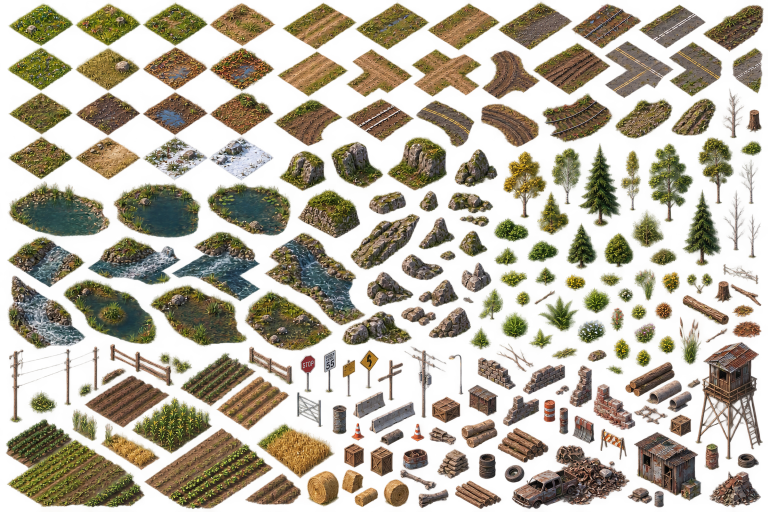
#> input picture assets/art/terrain/terrain_asset_sheet_02.png, 1536 x 1024 px (shown at 1/2 size)
$ python reextract_terrain_sheet_02.py
#> lines starting #> are read from the running program, lines starting #| are printed output that depends on the picture
"""Rebuild terrain-sheet-02 derivatives from the immutable source artwork.

The legacy pass used rectangular crops.  This pass locates each derivative in
the original sheet, selects its high-confidence foreground component, restores
the source antialiasing around that component, and writes back to the same
stable path.  Explicit recipes cover multi-part assets and old mislabeled
rectangles.  No source sheet is modified.
"""

from __future__ import annotations

from collections import Counter
from pathlib import Path
import shutil

import numpy as np
from PIL import Image
from scipy import ndimage


ROOT = Path(__file__).resolve().parents[2]
SOURCE_PATH = ROOT / "assets/art/terrain/terrain_asset_sheet_02.png"
SOURCE = np.asarray(Image.open(SOURCE_PATH).convert("RGBA"))
#> SOURCE is the input picture: shape (1024, 1536, 4); mean R, G, B, A 106, 92.3, 58.9, 119.8
WEIGHTS = np.array([1, 256, 65536, 16777216], dtype=np.uint32)

NAMES = set("""wildflower_grass_02 mushroom_meadow_01 mixed_grass_03 sparse_ground_02 meadow_flowers_03 dry_grass_rock_01 muddy_ground_02 forest_floor_02 ploughed_rows_02 ploughed_curve_01 rocky_ground_03 stone_outcrop_ground_01 dirt_ruts_02 wet_track_01 dirt_lane_02 gravel_road_02 asphalt_straight_02 forest_track_02 dirt_straight_03 dirt_crossroads_01 dirt_junction_01 dirt_curve_01 asphalt_intersection_01 asphalt_curve_01 asphalt_edge_01 asphalt_bend_01 muddy_curve_01 rail_straight_01 rail_grass_straight_01 rail_curve_01 autumn_puddle_01 berry_puddle_01 mud_puddle_02 pond_reeds_01 pond_deep_01 pond_lilies_01 river_rapids_straight_01 river_rapids_rocks_01 river_rapids_curve_01 creek_rapids_01 marsh_pond_01 marsh_pond_02 cliff_rock_01 cliff_rock_02 cliff_rock_03 cliff_rock_04 boulder_cluster_03 rock_slab_01 deciduous_autumn_01 birch_01 pine_02 birch_young_01 deciduous_02 dead_tree_02 pine_03 young_deciduous_02 young_pine_02 dead_tree_young_01 shrub_03 shrub_yellow_01 fern_03 reeds_01 reeds_02 flowers_blue_01 flowers_red_01 barbed_fence_01 gate_01 wood_gate_02 crop_rows_green_01 crop_rows_mixed_01 corn_rows_01 corn_rows_02 wheat_patch_01 hay_bale_round_01 hay_bale_square_01 stop_sign_01 speed_sign_55_01 warning_sign_01 curve_sign_01 utility_pole_01 street_light_01 concrete_barrier_01 crate_01 road_barrier_01 barrels_01 log_pile_03 concrete_pipes_01 watchtower_01 abandoned_pickup_01 scrap_pile_01 corrugated_shed_01 ruined_shed_01 timber_stack_03""".split())

# Windows and semantic seeds for assets that the old files did not actually
# point at, or whose intended art contains several independent pieces.
EXPLICIT = {
    "assets/art/props/farm/barbed_fence_01.png": ((15, 685, 175, 845), [(55, 730), (135, 725)]),
    "assets/art/props/industrial/crate_01.png": ((825, 770, 915, 860), [(865, 815)]),
    "assets/art/props/industrial/barrels_01.png": ((1075, 790, 1160, 885), [(1100, 825), (1130, 845)]),
    "assets/art/props/industrial/concrete_pipes_01.png": ((1275, 720, 1410, 830), [(1325, 770), (1380, 790)]),
    "assets/art/props/industrial/road_barrier_01.png": ((1170, 830, 1290, 935), [(1225, 875)]),
    "assets/art/props/industrial/corrugated_shed_01.png": ((1250, 875, 1410, 1010), [(1330, 900)]),
    "assets/art/props/industrial/watchtower_01.png": ((1380, 670, 1536, 960), [(1460, 750), (1460, 880)]),
    "assets/art/props/logging/log_pile_03.png": ((1210, 700, 1380, 820), [(1295, 750)]),
    "assets/art/props/roadside/concrete_barrier_01.png": ((650, 770, 870, 885), [(740, 825)]),
    "assets/art/props/roadside/street_light_01.png": ((850, 680, 940, 850), [(910, 715)]),
}

ALIASES = {
    "assets/art/props/industrial/ruined_shed_01.png": "assets/art/props/industrial/corrugated_shed_01.png",
    "assets/art/props/industrial/scrap_pile_01.png": "assets/art/props/industrial/abandoned_pickup_01.png",
    "assets/art/props/logging/timber_stack_03.png": "assets/art/props/logging/log_pile_03.png",
    "assets/art/props/roadside/rock_slab_01.png": "assets/art/props/roadside/boulder_cluster_03.png",
    "assets/art/props/roadside/curve_sign_01.png": "assets/art/props/roadside/warning_sign_01.png",
    "assets/art/vegetation/fern_03.png": "assets/art/vegetation/fern_02.png",
    "assets/art/vegetation/reeds_02.png": "assets/art/vegetation/reeds_01.png",
    "assets/art/vegetation/shrub_03.png": "assets/art/vegetation/bush_dense_02.png",
    "assets/art/vegetation/shrub_yellow_01.png": "assets/art/vegetation/bush_dense_02.png",
}
EXPLICIT_THRESHOLDS = {"assets/art/props/industrial/corrugated_shed_01.png": 245}
EXPLICIT_CUTOUTS = {"assets/art/props/industrial/corrugated_shed_01.png": [(1350, 950, 1420, 1024)]}


def source_unique_positions() -> dict[int, tuple[int, int]]:
    packed = (SOURCE.astype(np.uint32) * WEIGHTS).sum(2)
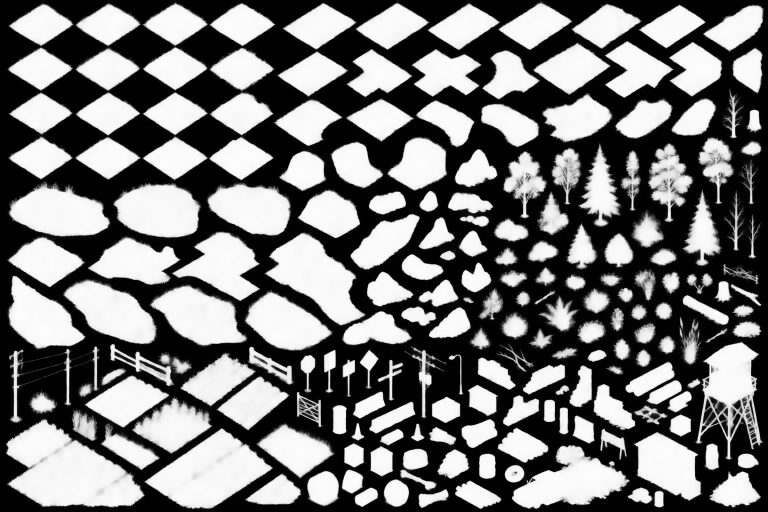
#> packed: shape (1024, 1536) uint64 (shown at 1/2 size); min 1071978, max 4.27e+09, mean 2.01e+09; drawn with min black and max white
    values, counts = np.unique(packed, return_counts=True)
    unique_values = values[counts == 1]
    locations = np.where(np.isin(packed, unique_values))
#> locations = 864552 positions, rows 0 to 1023, columns 0 to 1535
    return {int(packed[y, x]): (int(x), int(y)) for y, x in zip(*locations)}


def locate_existing(path: Path, unique: dict[int, tuple[int, int]]) -> tuple[int, int, int, int] | None:
    image = np.asarray(Image.open(path).convert("RGBA"))
    packed = (image.astype(np.uint32) * WEIGHTS).sum(2)
    offsets: list[tuple[int, int]] = []
    for y, x in zip(*np.where(image[:, :, 3] > 245)):
        location = unique.get(int(packed[y, x]))
        if location is not None:
            offsets.append((location[0] - int(x), location[1] - int(y)))
    if not offsets:
        return None
    (left, top), hits = Counter(offsets).most_common(1)[0]
    if hits < 3:
        return None
    return left, top, left + image.shape[1], top + image.shape[0]


def isolate(rect: tuple[int, int, int, int], seeds: list[tuple[int, int]] | None = None, threshold: int = 190, cutouts: list[tuple[int, int, int, int]] | None = None) -> np.ndarray:
    left, top, right, bottom = rect
    left, top = max(0, left), max(0, top)
    right, bottom = min(SOURCE.shape[1], right), min(SOURCE.shape[0], bottom)
    window = SOURCE[top:bottom, left:right].copy()
    alpha = window[:, :, 3]
    labels, count = ndimage.label(alpha >= threshold)
    selected = np.zeros(alpha.shape, dtype=bool)

    if seeds:
        for source_x, source_y in seeds:
            x, y = source_x - left, source_y - top
            label = int(labels[y, x]) if 0 <= y < labels.shape[0] and 0 <= x < labels.shape[1] else 0
            if label == 0:
                ys, xs = np.where(labels > 0)
                if len(xs):
                    nearest = int(np.argmin((xs - x) ** 2 + (ys - y) ** 2))
                    label = int(labels[ys[nearest], xs[nearest]])
            if label:
                selected |= labels == label
    else:
        center_y, center_x = (np.array(alpha.shape) - 1) / 2
        best_label, best_score = 0, -1.0
        for label in range(1, count + 1):
            ys, xs = np.where(labels == label)
            if not len(xs):
                continue
            distance = float(np.hypot(xs.mean() - center_x, ys.mean() - center_y))
            score = len(xs) / (1 + distance / max(alpha.shape))
            if score > best_score:
                best_label, best_score = label, score
        selected = labels == best_label

    selected = ndimage.binary_dilation(selected, iterations=6)
    for cut_left, cut_top, cut_right, cut_bottom in cutouts or []:
        selected[max(0,cut_top-top):max(0,cut_bottom-top),max(0,cut_left-left):max(0,cut_right-left)]=False
    window[:, :, 3] = np.where(selected, alpha, 0).astype(np.uint8)
    ys, xs = np.where(window[:, :, 3] > 0)
    if not len(xs):
        raise ValueError(f"Empty extraction for {rect}")
    crop = window[ys.min():ys.max() + 1, xs.min():xs.max() + 1]
    return np.pad(crop, ((3, 3), (3, 3), (0, 0)), mode="constant")


def save(path: Path, pixels: np.ndarray) -> None:
    path.parent.mkdir(parents=True, exist_ok=True)
    Image.fromarray(pixels, "RGBA").save(path, optimize=True)


def semantic_cleanup(relative: str, pixels: np.ndarray) -> np.ndarray:
    """Remove visually reviewed neighbors that overlap the source haze."""
    output = pixels.copy()
    height, width = output.shape[:2]
    if relative.endswith("abandoned_pickup_01.png"):
        output[:min(52,height), :min(122,width), 3] = 0
        output[:min(55,height), max(0,width-62):, 3] = 0
    ys, xs = np.where(output[:, :, 3] > 0)
    return np.pad(output[ys.min():ys.max()+1, xs.min():xs.max()+1], ((3,3),(3,3),(0,0)), mode="constant")


def main() -> None:
    unique = source_unique_positions()
#> unique = 864552 items
    explicit_paths = {ROOT / path for path in EXPLICIT}
    alias_paths = {ROOT / path for path in ALIASES}
    repaired = 0
    for path in (ROOT / "assets/art").rglob("*.png"):
        if path.stem not in NAMES or path in explicit_paths or path in alias_paths or path == SOURCE_PATH:
            continue
        rect = locate_existing(path, unique)
        if rect is None:
            continue
        relative=path.relative_to(ROOT).as_posix();save(path, semantic_cleanup(relative,isolate(rect)))
        repaired += 1

    for relative, (rect, seeds) in EXPLICIT.items():
        save(ROOT / relative, semantic_cleanup(relative,isolate(rect, seeds, EXPLICIT_THRESHOLDS.get(relative,190), EXPLICIT_CUTOUTS.get(relative))))
        repaired += 1
#> this loop made 10 passes
#> count in isolate on passes 1 to 10: 37, 5, 6, 15, 12, 54, 59, 17, 13, 20
#> pass 1, in isolate, `window = SOURCE[top:bottom, left:right].copy()`:
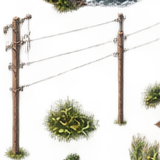
#> window: shape (160, 160, 4); mean R, G, B, A 100.7, 91.1, 61.4, 45.4; transparent parts drawn white
#> pass 1, in isolate, `alpha = window[:, :, 3]`:
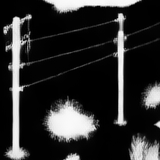
#> alpha: shape (160, 160); min 0, max 253, mean 45.4
#> pass 1, in isolate, `labels, count = ndimage.label(alpha >= threshold)`:
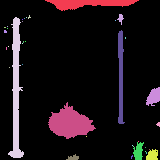
#> labels: shape (160, 160) int32; 38 distinct labels, from 0 to 37; one colour per label, 0 black
#> pass 1, in isolate, `crop = window[ys.min():ys.max() + 1, xs.min():xs.max() + 1]`:
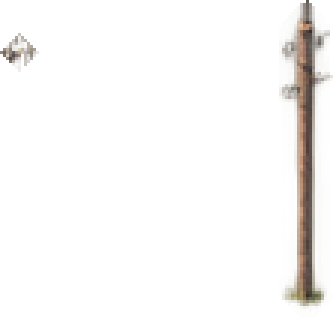
#> crop: shape (106, 112, 4) (shown 3 times larger); mean R, G, B, A 100.2, 90, 61.5, 12.6; transparent parts drawn white
    for destination, source in ALIASES.items():
        shutil.copyfile(ROOT / source, ROOT / destination)
        repaired += 1
    print(f"Re-extracted {repaired} terrain-sheet-02 derivatives from the original source.")


if __name__ == "__main__":
    main()
